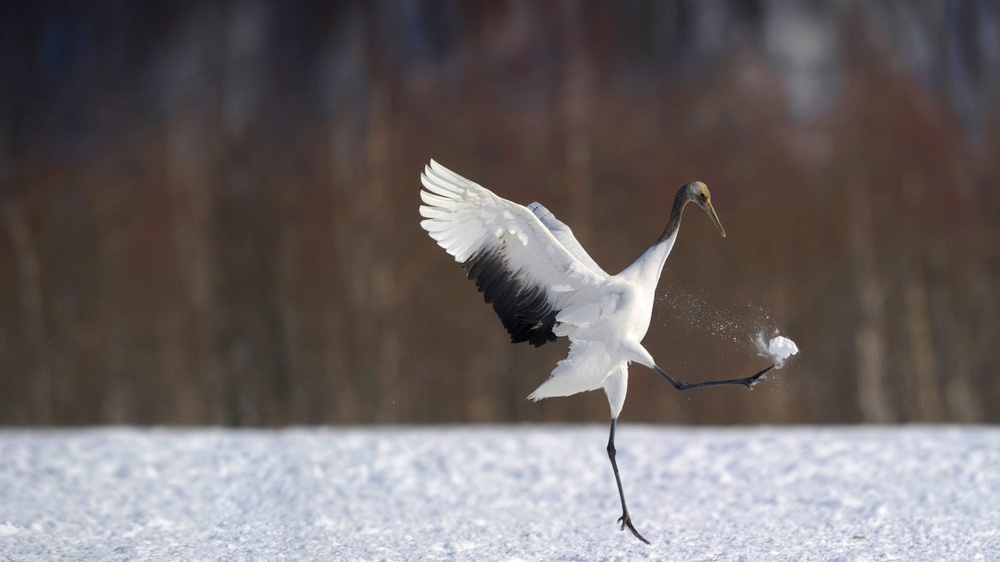
%> input picture MatchFeature/GUI/vl_feat_Demo/JapanCrane.jpg, 1000 x 562 px, shrunk from 1920 x 1080 before the run
$ octave vl_sift_Demo20190207Crane.m   (GNU Octave 9; MATLAB toolbox functions it lacks are replaced by stand-ins)
%> lines starting %> are read from the running program, lines starting %| are printed output that depends on the picture
%% 准备工作空间
clc
clear all
close all
%% 加载vlfeat
run('.\vlfeat-0.9.21-bin\vlfeat-0.9.21\toolbox\vl_setup.m')
%> (this line was passed over: vl_setup is not available in this run)
%测试vlfeat是否加载成功
vl_version verbose
%> (this line was passed over: vl_version is not available in this run)

%% 加载图片
%图片1
img1ori = imread('JapanCrane.jpg');
%> img1ori is the input picture: size 562x1000x3 uint8; mean R, G, B 109.1, 102.4, 102.4
img1 = single(rgb2gray(img1ori));
%图片2
img2ori = imread('Crane.jpg');
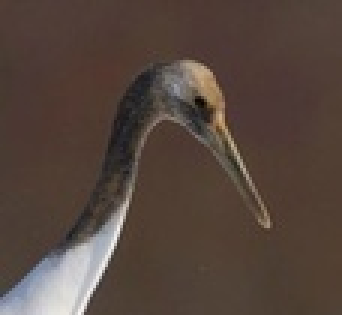
%> input picture MatchFeature/GUI/vl_feat_Demo/Crane.jpg, 114 x 105 px, shrunk from 218 x 201 before the run (shown 3 times larger)
%> img2ori is the input picture: size 105x114x3 uint8; mean R, G, B 85.3, 69.4, 61.2
% img2ori = imread('Snowball.jpg');
img2 = single(rgb2gray(img2ori));
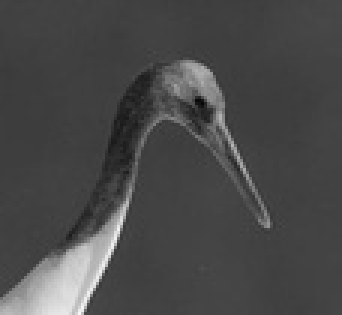
%> img2: size 105x114 single (shown 3 times larger); min 7, max 246, mean 73.2

%% 提取SIFT特征，匹配特征点
%> (the run ends here)
